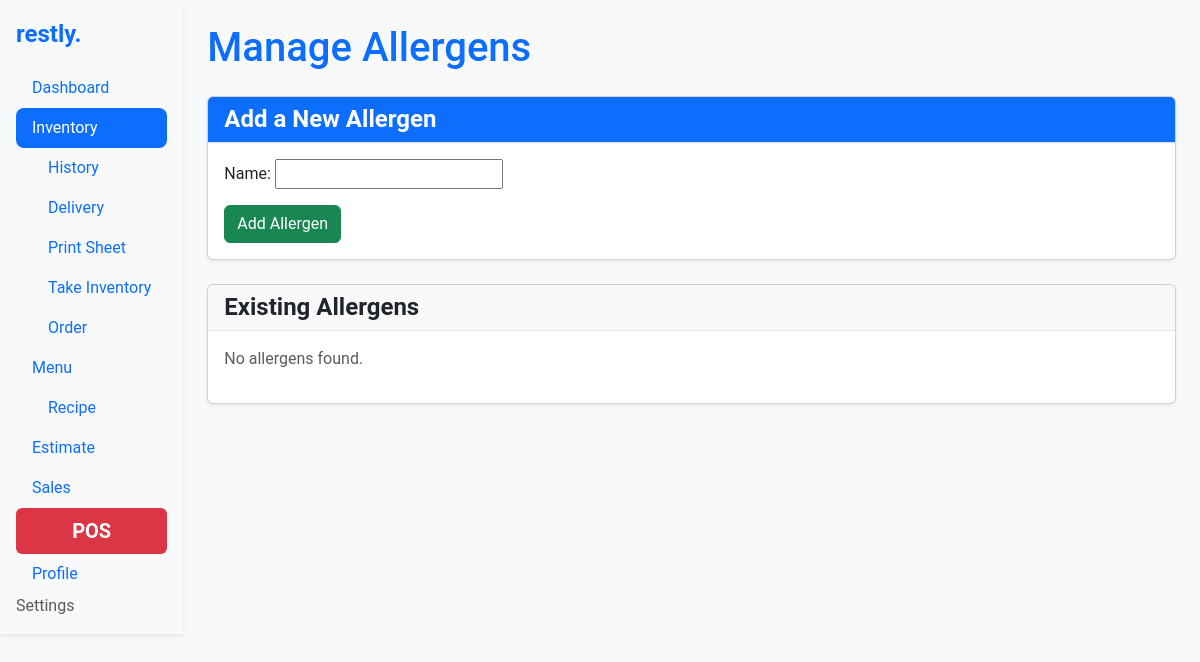
Before: /inventory/allergens/ with the older database file.
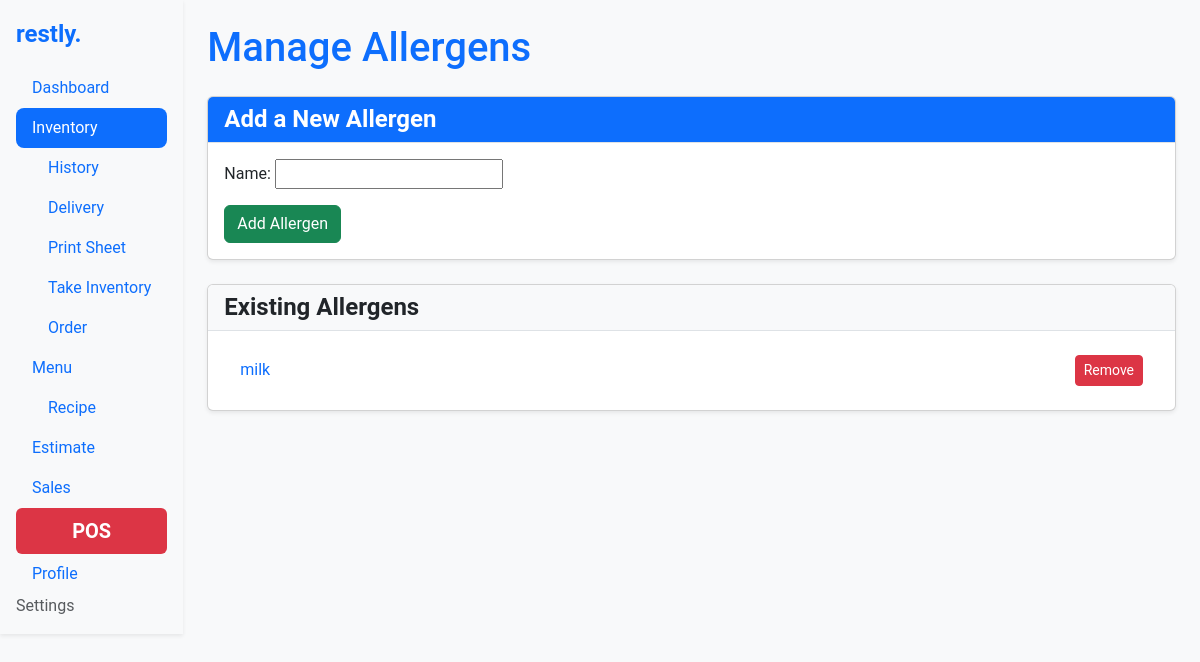
After: the same page with the newer database file.
### inventory/models.py (models this page shows, shortened)
class Allergen(models.Model):
    name = models.CharField(max_length=255, unique=True)

### inventory/views.py (the view)
# urls.py: path('allergens/', views.allergen_add, name='allergen_add'),
def allergen_add(request):
    if request.method == 'POST':
        form = AllergenForm(request.POST)
        if form.is_valid():
            form.save()
            messages.success(request, "Allergen added successfully!")
            return redirect('allergen_add')
        else:
            messages.error(request, "Error adding allergen. Please correct the errors.")
    else:
        form = AllergenForm()
    allergens = Allergen.objects.all().order_by('name')
    context = {
        'form': form,
        'allergens': allergens,
    }
    return render(request, 'inventory/allergen_add.html', context)

### inventory/forms.py
class AllergenForm(forms.ModelForm):
    class Meta:
        model = Allergen
        fields = ['name']

### inventory/templates/inventory/allergen_add.html (shortened to what this page needs)
{% extends 'base.html' %}
{% block content %}
<h1 class="mb-4 text-primary">Manage Allergens</h1>
<div class="card shadow-sm mb-4">
    <div class="card-header bg-primary text-white">
        <h2 class="mb-0">Add a New Allergen</h2>
    </div>
    <div class="card-body">
        <form method="post">
            {{ form.as_p }}
            <button type="submit" class="btn btn-success">
                 Add Allergen
            </button>
        </form>
    </div>
</div>
<div class="card shadow-sm">
    <div class="card-header bg-light">
        <h2 class="mb-0">Existing Allergens</h2>
    </div>
    <div class="card-body">
        {% if allergens %}
        <ul class="list-group">
            {% for allergen in allergens %}
            <li class="list-group-item d-flex justify-content-between align-items-center">
                <a href="{% url 'allergen_details' allergen.id %}" class="text-decoration-none">
                    {{ allergen.name }}
                </a>
                <form method="post" action="{% url 'allergen_delete' allergen.id %}" style="display: inline;">
                    <button type="submit" class="btn btn-danger btn-sm">
                         Remove
                    </button>
                </form>
            </li>
            {% endfor %}
        </ul>
        {% else %}
        <p class="text-muted">No allergens found.</p>
        {% endif %}
    </div>
</div>
{% endblock %}

Changed rows visible on the page:
added Allergen: name "milk"
Other visible differences:
text no longer shown: "No allergens found."
